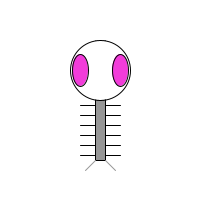
Frame 1 (no input)
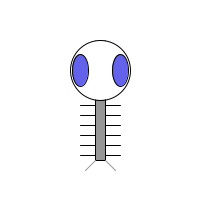
Frame 60 (the mouse pressed at the canvas centre just before this capture)
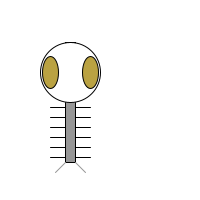
Frame 120 (the mouse held since frame 60 and released just before this capture)

The Processing sketch that drew these frames (run headless with seeded random() and noise(); from frame 60 on, the mouse is pressed at the canvas centre):

// Processing sketch: processing_12220
// ── processing_12220.pde

float x = 100;
float y = 100;
float w = 60;
float h = 60;
float eyeSize = 16;

float eyeR;
float eyeG;
float eyeB;

void setup() {
  size(200,200);
  smooth();
}

void draw(){
  background(255);
  float factor = constrain(mouseX/10,0,5);
  jiggleZoog(factor);
  
  float d = dist(x,y,mouseX,mouseY);
  color c = color(d);
  drawZoog(c);
}

void jiggleZoog(float speed) {
  x = x + random(-1,1)*speed;
  y = y + random(-1,1)*speed;
  x = constrain(x,0,width);
  y = constrain(y,0,height);
}

void drawZoog(color eyeColor) {
  ellipseMode(CENTER);
  rectMode(CENTER);
  
  //Looped arms
  for (float i = y+5; i < y + h; i+=10) {
    stroke(0);
    line(x-w/3,i,x+w/3,i);
  }
  //body
  stroke(0);
  fill(150);
  rect(x,y,w/6,h*2);
  //head
  stroke(0);
  fill(255);
  ellipse(x,y-h/2,w,h);
  //eyes
  eyeR = random(255);
  eyeG = random(255);
  eyeB = random(255);
  fill (eyeR,eyeG,eyeB);
  ellipse (x-w/3,y-h/2,eyeSize,eyeSize*2);
  ellipse (x+w/3,y-h/2,eyeSize,eyeSize*2);
  //Legs
  stroke(150);
  line(x-w/12,y+h,x-w/4,y+h+10);
  line(x+w/12,y+h,x+w/4,y+h+10);
}
